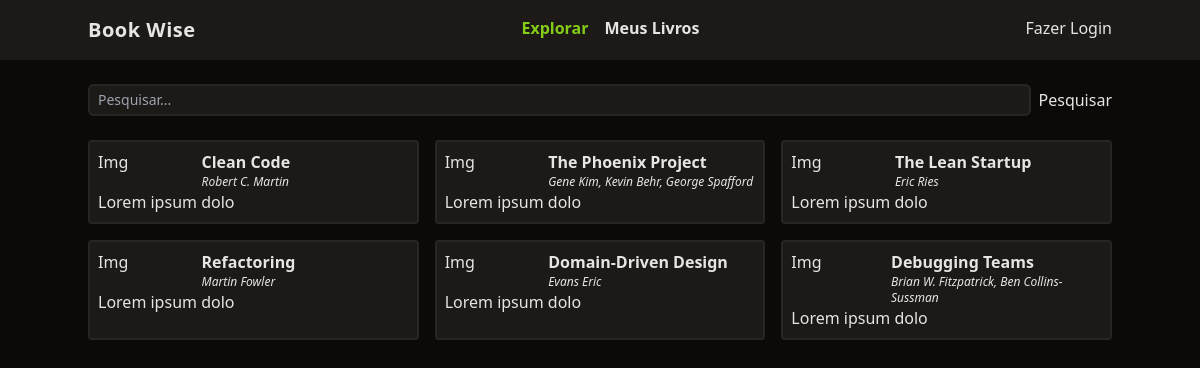
The page / on the database its author committed.
### tables this page shows
CREATE TABLE books (
	id integer primary key,
	title varchar(255),
	author varchar(100),
	description text,
	release_year integer,
	user_id integer,
	foreign key('user_id') references users(id) on DELETE cascade
);

### utils/functions.php (called while the page is built, shortened)
<?php
function view($view, $data = []) {
    require "views/template/app.php";
}
?>

### controllers/index.controller.php (called while the page is built)
<?php
require 'dados.php';
view('index', compact('books'));

### routes.php (called while the page is built, shortened)
<?php
$controller = str_replace('/', '', parse_url($_SERVER['REQUEST_URI'])['path']);
if (!$controller) $controller = 'index';
require "controllers/{$controller}.controller.php";

### index.php (called while the page is built)
<?php
require 'utils/functions.php';
require 'routes.php';
?>

### dados.php (called while the page is built)
<?php
$database = new PDO('sqlite:bookwise.db');
$query = $database->query("select * from books");
$books = $query->fetchAll();
?>

### views/index.view.php (the view, shortened to what this page needs)
<form class="w-full flex space-x-2 mt-6">
    <input
        type="text"
        class="border-stone-800 border-2 rounded-md bg-stone-900 text-sm focus:outline-none px-2 py-1 w-full"
        placeholder="Pesquisar..."
        name="pesquisar" />
    <button type="submit">Pesquisar</button>
</form>
<section class="grid grid-cols-1 md:grid-cols-2 lg:grid-cols-3 gap-4">
    <?php foreach ($books as $book): ?>
        <div class="p-2 rounded border-stone-800 border-2 bg-stone-900">
            <div class="flex">
                <div class="w-1/3">Img</div>
                <div>
                    <a class="font-semibold hover:underline" href="/livro.php?id=<?= $book['id'] ?>"><?= $book['title'] ?></a>
                    <div class="text-xs italic"><?= $book['author'] ?></div>
                </div>
            </div>
            <div>
                <?= $book['description'] ?>
            </div>
        </div>
    <?php endforeach; ?>
</section>

### views/template/app.php (shortened to what this page needs)
<!DOCTYPE html>
<html lang="en">
<head>
    <script src="https://cdn.tailwindcss.com"></script>
</head>
<body class="bg-stone-950 text-stone-200">
    <header class="bg-stone-900">
        <nav class="mx-auto max-w-screen-lg flex justify-between py-4">
            <div class="font-bold text-xl tracking-wide">Book Wise</div>
            <ul class="flex space-x-4 font-bold">
                <li class="text-lime-500">
                    <a href="/">Explorar</a>
                </li>
                <li class="hover:underline">
                    <a href="/meus-livros">Meus Livros</a>
                </li>
            </ul>
            <ul>
                <li class="hover:underline">
                    <a href="/login">Fazer Login</a>
                </li>
            </ul>
        </nav>
    </header>
    <main class="mx-auto max-w-screen-lg space-y-6">
        <?php require "views/{$view}.view.php"; ?>
    </main>
</body>
</html>

### rows shown on the page
books: title "Clean Code", author "Robert C. Martin", description "Lorem ipsum dolo"
books: title "The Phoenix Project", author "Gene Kim, Kevin Behr, George Spafford", description "Lorem ipsum dolo"
books: title "The Lean Startup", author "Eric Ries", description "Lorem ipsum dolo"
books: title "Refactoring", author "Martin Fowler", description "Lorem ipsum dolo"
books: title "Domain-Driven Design", author "Evans Eric", description "Lorem ipsum dolo"
books: title "Debugging Teams", author "Brian W. Fitzpatrick, Ben Collins-Sussman", description "Lorem ipsum dolo"
